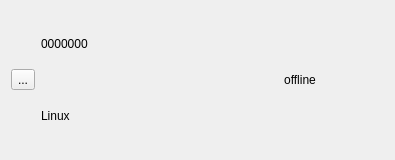
<?xml version="1.0" encoding="UTF-8"?>
<ui version="4.0">
 <class>frienditem</class>
 <widget class="QWidget" name="frienditem">
  <property name="geometry">
   <rect>
    <x>0</x>
    <y>0</y>
    <width>395</width>
    <height>160</height>
   </rect>
  </property>
  <property name="windowTitle">
   <string>Form</string>
  </property>
  <layout class="QHBoxLayout" name="horizontalLayout_2">
   <item>
    <widget class="QToolButton" name="header_button">
     <property name="cursor">
      <cursorShape>PointingHandCursor</cursorShape>
     </property>
     <property name="text">
      <string>...</string>
     </property>
    </widget>
   </item>
   <item>
    <layout class="QHBoxLayout" name="horizontalLayout">
     <property name="sizeConstraint">
      <enum>QLayout::SetNoConstraint</enum>
     </property>
     <item>
      <layout class="QVBoxLayout" name="verticalLayout">
       <item>
        <widget class="QLabel" name="id_label">
         <property name="text">
          <string>0000000</string>
         </property>
        </widget>
       </item>
       <item>
        <widget class="QLabel" name="name_label">
         <property name="text">
          <string>Linux</string>
         </property>
        </widget>
       </item>
      </layout>
     </item>
     <item>
      <widget class="QLabel" name="online_label">
       <property name="text">
        <string>offline</string>
       </property>
       <property name="alignment">
        <set>Qt::AlignCenter</set>
       </property>
      </widget>
     </item>
    </layout>
   </item>
  </layout>
 </widget>
 <resources/>
 <connections/>
</ui>
